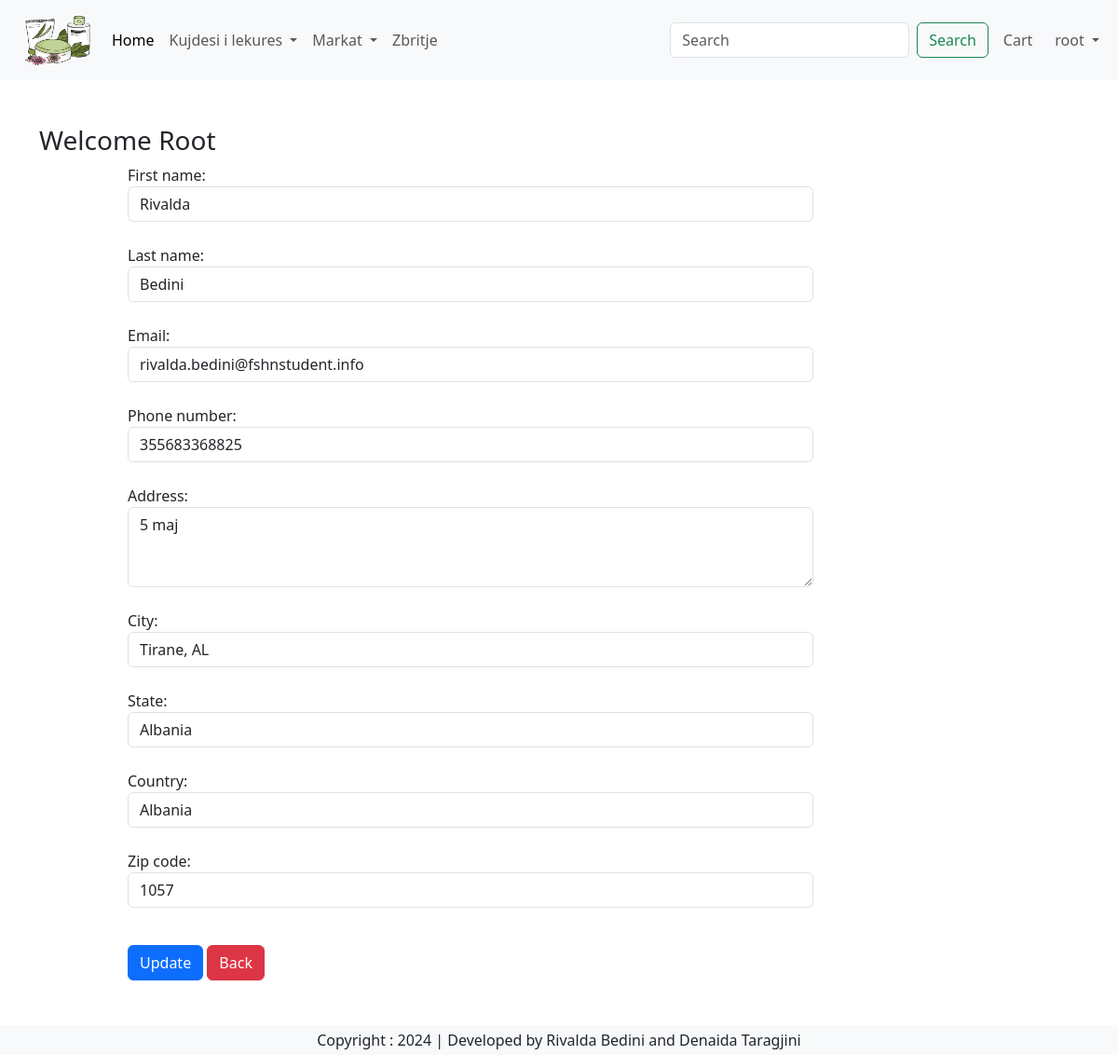
Screenshot of /updateAddress/3 (signed in) with the database file from the repository.
### app/models.py (models this page shows, shortened)
class Customer(models.Model):
    user = models.ForeignKey(User, on_delete=models.CASCADE)
    first_name = models.CharField(max_length=100)
    last_name = models.CharField(max_length=100)
    email = models.EmailField(unique=True)
    phone_number = models.CharField(max_length=15, blank=True, null=True)
    address = models.TextField(blank=True, null=True)
    city = models.ForeignKey(City, on_delete=models.SET_NULL, null=True, blank=True)
    state = models.ForeignKey(State, on_delete=models.SET_NULL, null=True, blank=True)
    country = models.CharField(max_length=100, blank=True, null=True)
    zip_code = models.CharField(max_length=20, blank=True, null=True)
    date_joined = models.DateTimeField(auto_now_add=True)
    updated_at = models.DateTimeField(auto_now=True)
    class Meta:
        verbose_name = 'Customer'
        verbose_name_plural = 'Customers'

### app/views.py (the view, shortened to what this page needs)
# urls.py: path('updateAddress/<int:pk>',login_required(views.updateAddress.as_view()),name='updateAddress'),
class updateAddress(View):
    template_name = 'app/updateAddress.html'
    def get(self,request,pk):
        add = Customer.objects.get(pk=pk)
        form= CustomerProfileForm(instance=add)
        context = {
            'add': add,
            'form': form,
            **get_categories_and_brands(),
        }
        return render(request,self.template_name,context)

### app/forms.py
class CustomerProfileForm(forms.ModelForm):
    class Meta:
        model = Customer
        fields = ['first_name','last_name','email', 'phone_number','address','city','state','country','zip_code']
        widgets = {
            'first_name': forms.TextInput(attrs={'class': 'form-control'}),
            'last_name': forms.TextInput(attrs={'class': 'form-control'}),
            'email': forms.EmailInput(attrs={'class': 'form-control'}),
            'phone_number': forms.TextInput(attrs={'class': 'form-control'}),
            'address': forms.Textarea(attrs={'class': 'form-control', 'rows': 3}),
            'city': forms.Select(attrs={'class': 'form-control'}),
            'state': forms.Select(attrs={'class': 'form-control'}),
            'country': forms.TextInput(attrs={'class': 'form-control'}),
            'zip_code': forms.TextInput(attrs={'class': 'form-control'}),
        }

### app/models.py (called while the page is built)
    def __str__(self):
        return self.name

    def __str__(self):
        return f"{self.name}, {self.state.abbreviation}"

### app/views.py (called while the page is built)
def get_categories_and_brands():
    return {
        'categories': Category.objects.all(),
        'brands': Brand.objects.all(),
    }

### app/templates/app/updateAddress.html (shortened to what this page needs)
{% extends "app/base.html" %}
{% load static %}
{% block main-content %}
<div class="container my-5">
    <div class="row">
        <h3>Welcome <span class="text-capitalize">{{ request.user }}</span></h3>
        <div class="col-sm-8 offset-sm-1">
            <form action="" method="post">
                {% for fm in form %}
                {{fm.label_tag}} {{fm}} <small class="text-danger">{{fm.errors|striptags}}</small> <br>
                {% endfor %}
                <div class="col-12 mt-3">
                    <button type="submit" class="btn btn-primary">Update</button>
                    <a href="{% url 'address'%}" type="button" class='btn btn-danger'>Back<a/>
                </div>
            </form>
        </div>
    </div>
</div>
{% endblock main-content %}

### app/templates/app/base.html (shortened to what this page needs)
<!DOCTYPE html>
{% load static %}
<html lang="en">
<head>
    <link href="https://cdn.jsdelivr.net/npm/bootstrap@5.3.3/dist/css/bootstrap.min.css" rel="stylesheet">
    <link rel="stylesheet" href="{% static 'app/css/owl.carousel.min.css' %}" />
    <link rel="stylesheet" href="{% static 'app/css/all.min.css' %}" />
    <link rel="stylesheet" href="{% static 'app/css/style.css' %}" />
</head>
<body>
    <nav class="navbar navbar-expand-lg navbar-light bg-light">
        <div class="container-fluid">
            <a class="navbar-brand p-0 m-0" href="/">
                <img src="{% static "app/images/logo.png" %}" width="100" height="70" />
            </a>
            <div class="collapse navbar-collapse" id="navbarSupportedContent">
            <ul class="navbar-nav me-auto mb-2 mb-lg-0">
              {% if request.user.is_authenticated %}
                <li class="nav-item">
                    <a class="nav-link active" aria-current="page" href="/">Home</a>
                </li>
                <li class="nav-item dropdown">
                    <a class="nav-link dropdown-toggle" href="#" id="navbarDropdown" role="button" data-bs-toggle="dropdown" aria-expanded="false">
                        Kujdesi i lekures
                    </a>
                </li>
                <li class="nav-item dropdown">
                    <a class="nav-link dropdown-toggle" href="#" id="navbarDropdown" role="button" data-bs-toggle="dropdown" aria-expanded="false">
                        Markat
                    </a>
                </li>
                <li class="nav-item">
                    <a class="nav-link" href="#">Zbritje</a>
                </li>
            </ul>
            <form class="d-flex" >
                <input class="form-control me-2" type="search" placeholder="Search" aria-label="Search">
                <button class="btn btn-outline-success" type="submit">Search</button>
            </form>
            <ul  class="navbar-nav justify-content-end">
                <li class="nav-item mx-2">
                    <a class="nav-link" href="{% url 'cart' %}">Cart </a>
                </li>
                <li class="nav-item dropdown">
                    <a class="nav-link dropdown-toggle" href="#" id="navbarDropdown" role="button" data-bs-toggle="dropdown" aria-expanded="false">
                        {{request.user.username}}
                    </a>
                </li>
                {% endif %}
            </ul>
            </div>
        </div>
    </nav>
    {% block main-content %}{% endblock main-content %}
    <footer class="container-fluid text-center bg-light p-1 mt-5">
        Copyright : 2024 | Developed by Rivalda Bedini and Denaida Taragjini
    </footer>
</body>
</html>

### rows the page displays
Customer: form "Rivalda" "Bedini" "rivalda.bedini@fshnstudent.info" "355683368825" "5 maj" "Tirane, AL" "Albania" "Albania" "1057"

### other values shown
{{ request.user.username }} "root"
{{ request.user }} "Root"
{{ fm.label_tag }} "First name:" "Last name:" "Email:" "Phone number:" "Address:" "City:" "State:" "Country:" "Zip code:"
